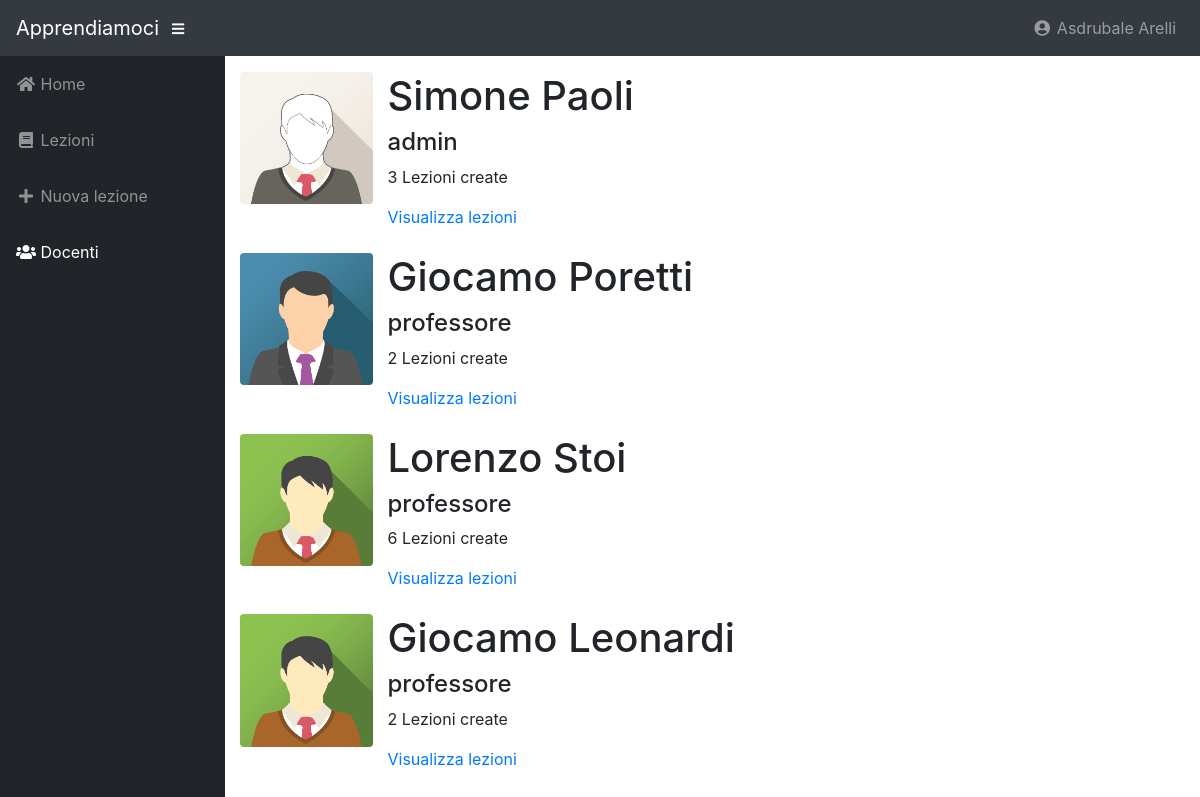
The app's page /docenti/index.php (signed in) with its own data.
### tables this page shows
CREATE TABLE `utenti` (
  `id` int(15) NOT NULL AUTO_INCREMENT,
  `email` varchar(20) NOT NULL,
  `password` varchar(40) NOT NULL,
  `nome` varchar(20) NOT NULL,
  `cognome` varchar(20) NOT NULL,
  `domandaSicurezza` varchar(100),
  `rispostaSicurezza` varchar(20),
  `tipo` ENUM('studente', 'professore', 'admin') DEFAULT 'studente',
  `avatar` varchar(100),
  `aiuti` BOOLEAN DEFAULT 1,
  PRIMARY KEY (`id`),
  UNIQUE KEY (`email`)
);

### src/connection.php (called while the page is built, shortened)
<?php
  function query($sql){
    $conn = new mysqli("localhost", "root", "", "apprendiamo");
    $tabella = array();
    $result = $conn->query($sql);
    if (isset($result->num_rows)){
      if ($result->num_rows == 0) {
        return $tabella;
      } else while($row = $result->fetch_assoc()){
        array_push($tabella, $row);
      }
      return $tabella;
    } else {
      $conn->close();
    }
  }
?>

### src/docenti/wrapper.php (the view, shortened to what this page needs)
<div id="wrapper">
  <?php $title="docenti" ?>
  <?php include '../wrapper_head.php' ?>
  <?php $docenti = query("SELECT utenti.*, COUNT(lezioni.id) as count FROM utenti, lezioni WHERE (tipo='professore' OR tipo='admin') AND lezioni.idUtente=utenti.id GROUP BY utenti.id") ?>
  <div id="content-wrapper">
    <div class="container-fluid">
      <?php foreach ($docenti as $docente): ?>
        <div class="row margin">
          <div class="col-md-2">
            <img src="../img/avatar/<?php echo rand(1,5); ?>.png" style="width: 100%" class="rounded float-left">
          </div>
          <div class="col-md-9">
            <div class="row">
              <h1><?php echo $docente['nome']. " " .$docente['cognome']?></h1>
            </div>
            <div class="row">
              <h4><?php echo $docente['tipo']?></h1>
            </div>
            <div class="row">
              <p><?php echo $docente['count'] ?> Lezioni create</p>
            </div>
            <div class="row">
              <a href="../lezioni/?utente=<?php echo $docente['id'] ?>">
                Visualizza lezioni
              </a>
            </div>
          </div>
        </div>
        <br>
      <?php endforeach; ?>
    </div>
  </div>
</div>

### src/docenti/index.php (shortened to what this page needs)
<!DOCTYPE html>
<html lang="en" dir="ltr">
  <head>
  </head>
  <body>
    <?php include '../nav.php' ?>
    <?php include 'wrapper.php' ?>
  </body>
</html>

### src/nav.php (shortened to what this page needs)
<nav class="navbar navbar-expand navbar-dark bg-dark static-top">
  <a class="navbar-brand mr-1" href="../index.php">Apprendiamoci</a>
  <button class="btn btn-link btn-sm text-white order-1 order-sm-0" id="sidebarToggle" href="#">
    <i class="fas fa-bars"></i>
  </button>
  <ul class="navbar-nav ml-auto ml-md-0">
    <li class="nav-item dropdown no-arrow">
      <a class="nav-link dropdown-toggle" href="#" id="userDropdown" role="button" data-toggle="dropdown" aria-haspopup="true" aria-expanded="false">
        <i class="fas fa-user-circle fa-fw"></i>
        <?php echo $_SESSION['user_row']['nome']." ".$_SESSION['user_row']['cognome'] ?>
      </a>
    </li>
  </ul>
</nav>
<?php include 'connection.php' ?>

### src/wrapper_head.php (shortened to what this page needs)
<ul class="sidebar navbar-nav">
  <li class="nav-item <?php if ($title=='home') echo 'active'?>">
    <a class="nav-link" href="../home">
      <i class="fas fa-fw fa-home"></i>
      <span>Home</span>
    </a>
  </li>
  <li class="nav-item <?php if ($title=='lezioni') echo 'active'?>">
    <?php if ($title=='lezioni'): ?>
      <a class="nav-link" href="#" id="pagesDropdown" role="button" data-toggle="dropdown" aria-haspopup="true" aria-expanded="false" >
    <?php else: ?>
        <a class="nav-link" href="../filtra/">
    <?php endif; ?>
      <i class="fas fa-fw fa-book"></i>
      <span>Lezioni</span>
    </a>
  </li>
  <?php if ($_SESSION['user_type'] == 'studente'): ?>
  <?php else: ?>
    <li class="nav-item <?php if ($title=='nuovaLezione') echo 'active'?>">
      <a class="nav-link" href="../nuovaLezione/">
        <i class="fas fa-fw fa-plus"></i>
        <span>Nuova lezione</span>
      </a>
    </li>
  <?php endif; ?>
  <li class="nav-item <?php if ($title=='docenti') echo 'active'?>">
    <a class="nav-link" href="../docenti" id="pagesDropdown">
      <i class="fas fa-fw fa-users"></i>
      <span>Docenti</span>
    </a>
  </li>
</ul>

### records on screen
utenti: shows a picture, nome "Simone", cognome "Paoli", tipo "admin", count "3"
utenti: shows a picture, nome "Giocamo", cognome "Poretti", tipo "professore", count "2"
utenti: nome "Lorenzo", cognome "Stoi", tipo "professore", count "6"
utenti: nome "Giocamo", cognome "Leonardi", tipo "professore", count "2"

### other values on screen
$_SESSION['user_row']['nome'] "Asdrubale"
$_SESSION['user_row']['cognome'] "Arelli"
